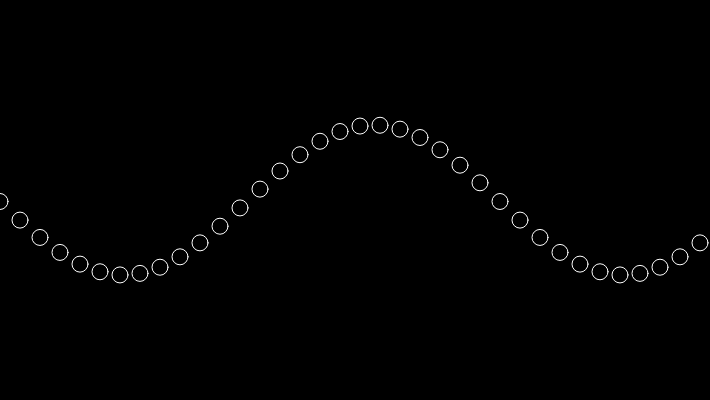
Frame 1 (no input)
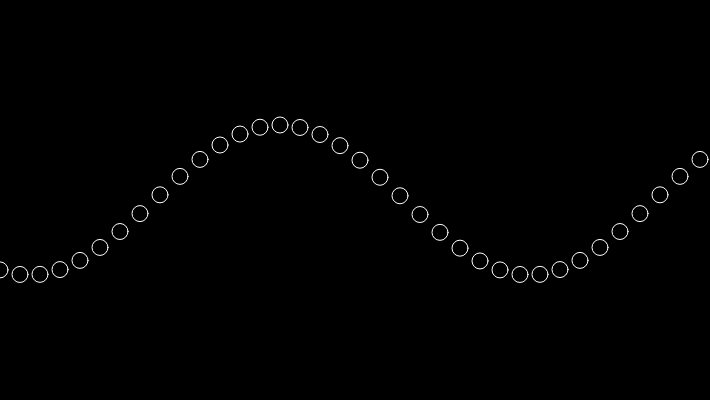
Frame 60 (no input)
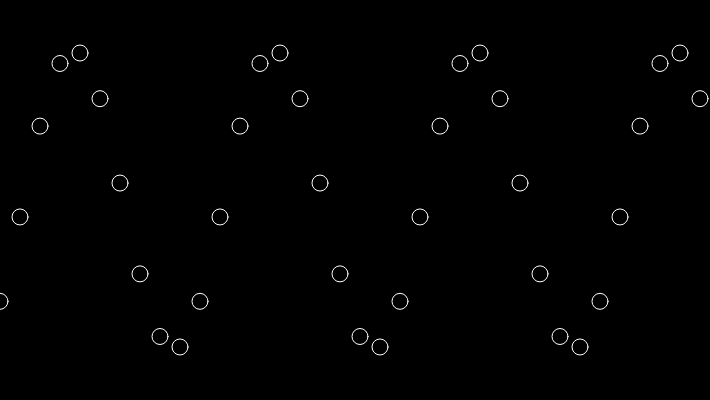
Frame 120 (the mouse pressed at the canvas centre since frame 60)

The p5.js sketch that drew these frames (run headless with seeded random() and noise() and a simulated clock; from frame 60 on, the mouse is pressed at the canvas centre):

// p5.js sketch
// ── sketch.js
let xspacing = 20; // Distance between each horizontal location
let w; // Width of entire wave
let theta = 0.0; // Start angle at 0
let amplitude = 75.0; // Height of wave
let period = 500.0; // How many pixels before the wave repeats
let dx; // Value for incrementing x
let yvalues; // Using an array to store height values for the wave
let circleWidth = 16;

let ampPeriodValues = [
  [75.0, 500.0],
  [150.0, 200.0],
  [20.0, 1500.0],
];
let valuesIndex = 1;

function setup() {
  createCanvas(710, 400);
  // Set the width for the entire wave
  w = width + 16;
  // This is the value with which we will increment the x value inside calcWave function
  dx = (TWO_PI / period) * xspacing;
  // Setup up an array with the right amount of spots (width of wave / spacing between dots)
  yvalues = new Array(floor(w / xspacing));
}

function draw() {
  // Draw a BG
  background(0);
  // Calculate our y values
  calcWave();
  // Draw our circles in the right spots
  renderWave();
}

function calcWave() {
  // Increment theta (try different values for
  // 'angular velocity' here)
  theta += 0.02;

  // For every x value, calculate a y value with sine function
  // In other words for every dot, get a y value
  let x = theta;
  for (let i = 0; i < yvalues.length; i++) {
    // The equation to get each y value uses the sine function multiplied by how high we want the wave to be.
    yvalues[i] = sin(x) * amplitude;
    // Increment the x value in order to get a different value for the next dot
    x += dx;
  }
}

function renderWave() {
  // What will our circle look like?
  stroke(255);
  noFill();

  // Loop through every value in our yvalues array to draw a circle at every position
  for (let x = 0; x < yvalues.length; x++) {
    // Draw the circle at every xspacing distance (16px).
    // Add half the height of the canvas to the y position so the wave is in the center of the screen.
    ellipse(x * xspacing, height / 2 + yvalues[x], circleWidth, circleWidth);
  }
}

function mousePressed() {
  //Change the height and period of the wave
  amplitude = ampPeriodValues[valuesIndex][0]; // Height of wave
  period = ampPeriodValues[valuesIndex][1]; // How many pixels before the wave repeats
  // set dx variable too
  dx = (TWO_PI / period) * xspacing;
  
  // Increase the values index ready for next click
  if(valuesIndex < ampPeriodValues.length - 1) {
    valuesIndex++;
  } else {
    valuesIndex = 0;
  }
}
